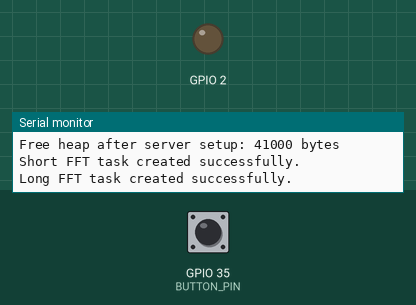
This sketch was run on a simulated ESP32. Parts: output pins drawn as LEDs (lit = HIGH), the last lines printed to the serial monitor. Dashed ring = blinking. Inputs (shaded band) come from the test bench; at power-on: GPIO 35 (BUTTON_PIN) HIGH. WiFi joins after 1.5 s; servers stay silent unless stated; I2S audio is not simulated (input reads silence).

Above: at 3.2 s.
3.3 s: GPIO 35 (BUTTON_PIN) pulled LOW for 0.15 s
At 4.4 s:
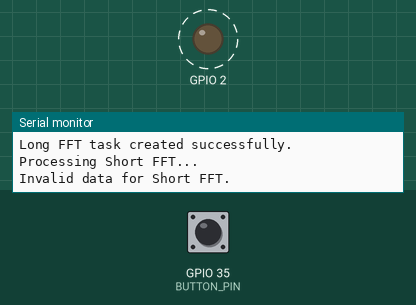
6.4 s: GPIO 35 (BUTTON_PIN) pulled LOW for 1 s
At 7.7 s:
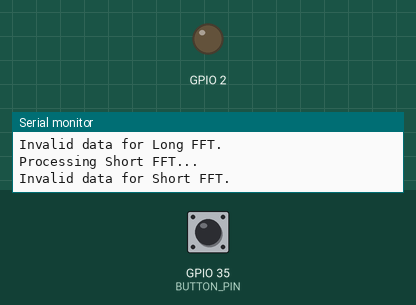
10.4 s: GPIO 35 (BUTTON_PIN) pulled LOW for 3.2 s
At 14.12 s:
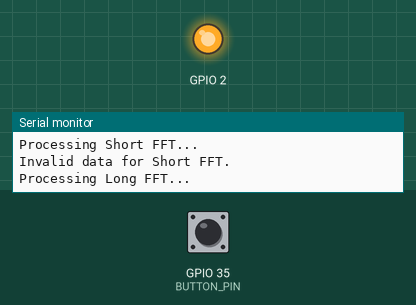
Timing chart, 0 to 15.7 s (numbered marks = the images above; inputs shaded):
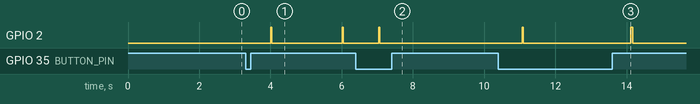

Measured:
- after the input at 3.3 s, GPIO 2: alternates HIGH for 0.03 s and LOW for 2.0 s, starting after 0.71 s
- after the input at 6.4 s, GPIO 2: LOW → HIGH after 0.64 s, → LOW 0.03 s later
- after the input at 10.4 s, GPIO 2: alternates HIGH for 0.04 s and LOW for 3.0 s, 4 changes in all, then stays LOW, starting after 0.67 s

The sketch:

main.ino
```cpp
#include <Arduino.h>
#include <WiFi.h>
#include <ArduinoJson.h>
#include "ESPAsyncWebServer.h"
#include <arduinoFFT.h>
#include <driver/i2s.h>

// Wi-Fi Configuration
const char *ssid = "YOUR-SSID";
const char *password = "YOUR-PASSWORD";

// Server Configuration
AsyncWebServer server(80);
StaticJsonDocument<250> jsonDocument;
char buffer[250];

// FFT Configuration
#define I2S_WS 25               // I2S Word Select pin (LRCLK)
#define I2S_SD 32               // I2S Serial Data pin (DOUT)
#define I2S_SCK 33              // I2S Clock pin (BCLK)
#define BUTTON_PIN 35           // GPIO for the button

#define SAMPLING_FREQUENCY 40000 // Sampling frequency (40 kHz)
#define SHORT_SAMPLES 1024       // For 1-second FFT
#define LONG_SAMPLES 2048        // For 4-second FFT (reduced from 4096)

float short_real[SHORT_SAMPLES];
float short_imag[SHORT_SAMPLES];
float long_real[LONG_SAMPLES];
float long_imag[LONG_SAMPLES];

ArduinoFFT<float> shortFFT = ArduinoFFT<float>(short_real, short_imag, SHORT_SAMPLES, SAMPLING_FREQUENCY, true);
ArduinoFFT<float> longFFT = ArduinoFFT<float>(long_real, long_imag, LONG_SAMPLES, SAMPLING_FREQUENCY, true);

volatile bool shortFFTTriggered = false; // Flag for short FFT task
volatile bool longFFTTriggered = false;  // Flag for long FFT task

volatile double detectedShortFreq = 0.0;
volatile double detectedLongFreq = 0.0;

portMUX_TYPE fftMux = portMUX_INITIALIZER_UNLOCKED;

// I2S Configuration
void i2sSetup() {
  i2s_config_t i2s_config = {
      .mode = i2s_mode_t(I2S_MODE_MASTER | I2S_MODE_RX),
      .sample_rate = SAMPLING_FREQUENCY,
      .bits_per_sample = i2s_bits_per_sample_t(I2S_BITS_PER_SAMPLE_16BIT),
      .channel_format = I2S_CHANNEL_FMT_ONLY_LEFT,
      .communication_format = i2s_comm_format_t(I2S_COMM_FORMAT_I2S | I2S_COMM_FORMAT_I2S_MSB),
      .intr_alloc_flags = ESP_INTR_FLAG_LEVEL1,
      .dma_buf_count = 4,
      .dma_buf_len = 512, // Reduced from 1024 to conserve memory
      .use_apll = false,
      .tx_desc_auto_clear = false,
      .fixed_mclk = 0};
  i2s_pin_config_t pin_config = {
      .bck_io_num = I2S_SCK,
      .ws_io_num = I2S_WS,
      .data_out_num = I2S_PIN_NO_CHANGE,
      .data_in_num = I2S_SD};

  i2s_driver_install(I2S_NUM_0, &i2s_config, 0, NULL);
  i2s_set_pin(I2S_NUM_0, &pin_config);
}

// Interrupt Service Routine for button press
void IRAM_ATTR onButtonPress() {
  portENTER_CRITICAL(&fftMux);
  shortFFTTriggered = true; // Trigger short FFT
  longFFTTriggered = true;  // Trigger long FFT
  portEXIT_CRITICAL(&fftMux);
}

// Function to sample I2S data
void sampleI2S(int samples, float *real, float *imag) {
  int16_t i2s_data[samples];
  size_t bytes_read;
  i2s_read(I2S_NUM_0, i2s_data, samples * sizeof(int16_t), &bytes_read, portMAX_DELAY);

  if (bytes_read == 0) {
    Serial.println("I2S read error: No data received");
    return;
  }

  for (int i = 0; i < samples; i++) {
    real[i] = (float)i2s_data[i];
    imag[i] = 0.0; // Initialize imaginary part to 0
  }
}

// Task to process 1-second FFT
void processShortFFT(void *parameter) {
  while (true) {
    bool triggered = false;

    portENTER_CRITICAL(&fftMux);
    if (shortFFTTriggered) {
      triggered = true;
      shortFFTTriggered = false;
    }
    portEXIT_CRITICAL(&fftMux);

    if (triggered) {
      digitalWrite(2,HIGH);
      Serial.println("Processing Short FFT...");
      memset(short_real, 0, sizeof(short_real));
      memset(short_imag, 0, sizeof(short_imag));

      sampleI2S(SHORT_SAMPLES, short_real, short_imag);

      if (shortFFT.majorPeak() > 0) {
        shortFFT.windowing(FFTWindow::Hamming, FFTDirection::Forward);
        shortFFT.compute(FFTDirection::Forward);
        shortFFT.complexToMagnitude();
        detectedShortFreq = shortFFT.majorPeak();

        Serial.printf("Short FFT Frequency: %.2f Hz\n", detectedShortFreq);
      } else {
        Serial.println("Invalid data for Short FFT.");
      }
    }
    digitalWrite(2,LOW);
    vTaskDelay(1000 / portTICK_PERIOD_MS); // Process every 1 second
  }
}

// Task to process 4-second FFT
void processLongFFT(void *parameter) {
  while (true) {
    bool triggered = false;

    portENTER_CRITICAL(&fftMux);
    if (longFFTTriggered) {
      triggered = true;
      longFFTTriggered = false;
    }
    portEXIT_CRITICAL(&fftMux);

    if (triggered) {
      digitalWrite(2,HIGH);
      Serial.println("Processing Long FFT...");
      memset(long_real, 0, sizeof(long_real));
      memset(long_imag, 0, sizeof(long_imag));

      sampleI2S(LONG_SAMPLES, long_real, long_imag);

      if (longFFT.majorPeak() > 0) {
        longFFT.windowing(FFTWindow::Hamming, FFTDirection::Forward);
        longFFT.compute(FFTDirection::Forward);
        longFFT.complexToMagnitude();
        detectedLongFreq = longFFT.majorPeak();

        Serial.printf("Long FFT Frequency: %.2f Hz\n", detectedLongFreq);
        if ((detectedLongFreq > 3000) && (detectedLongFreq<3500))
        {
          Serial.print("Fire Alarm");
        }
      } else {
        Serial.println("Invalid data for Long FFT.");
      }
    }
    digitalWrite(2,LOW);
    vTaskDelay(4000 / portTICK_PERIOD_MS); // Process every 4 seconds
  }
}

// HTTP Server Setup
void setupRouting() {
  server.on("/", HTTP_GET, [](AsyncWebServerRequest *request) {
    jsonDocument.clear();
    jsonDocument["shortFreq"] = detectedShortFreq;
    jsonDocument["longFreq"] = detectedLongFreq;
    serializeJson(jsonDocument, buffer);
    request->send(200, "application/json", buffer);
  });

  server.begin();
  Serial.println("HTTP Server started.");
}

void setup() {
  Serial.begin(115200);
  Serial.println("Starting setup...");

  // Setup button
  pinMode(BUTTON_PIN, INPUT_PULLUP);
  pinMode(2,OUTPUT);
  attachInterrupt(digitalPinToInterrupt(BUTTON_PIN), onButtonPress, FALLING);

  // I2S Setup
  i2sSetup();
  Serial.printf("Free heap after I2S setup: %d bytes\n", ESP.getFreeHeap());

  // Wi-Fi Setup
  WiFi.begin(ssid, password);
  while (WiFi.status() != WL_CONNECTED) {
    Serial.println("Connecting to Wi-Fi...");
    delay(1000);
  }
  Serial.println("Wi-Fi connected!");
  Serial.print("IP Address: ");
  Serial.println(WiFi.localIP());

  // HTTP Server Setup
  setupRouting();
  Serial.printf("Free heap after server setup: %d bytes\n", ESP.getFreeHeap());

  // Start FFT Tasks
  if (xTaskCreatePinnedToCore(processShortFFT, "Short FFT", 4096, NULL, 1, NULL, 1) == pdPASS) {
    Serial.println("Short FFT task created successfully.");
  } else {
    Serial.println("Failed to create Short FFT task.");
  }

  if (xTaskCreatePinnedToCore(processLongFFT, "Long FFT", 8192, NULL, 1, NULL, 1) == pdPASS) {
    Serial.println("Long FFT task created successfully.");
  } else {
    Serial.println("Failed to create Long FFT task.");
  }
}

void loop() {
  // Main loop does nothing; tasks handle functionality
}
```
